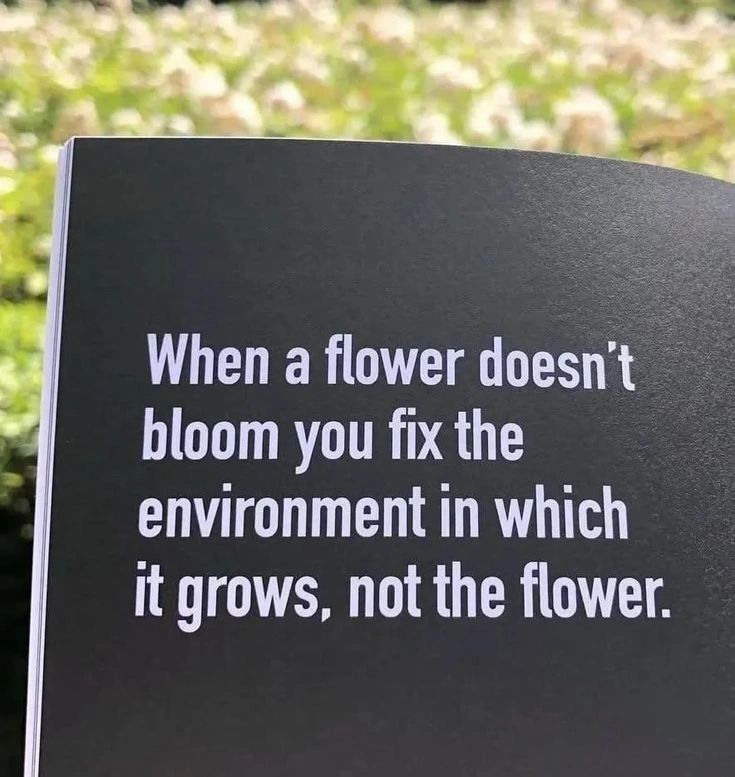
#> input picture Audio_Automation/image.jpeg, 735 x 777 px
$ python image_flip.py
#> lines starting #> are read from the running program, lines starting #| are printed output that depends on the picture
# Counting number of pixel on image


#Image fliping in python using PIL library
from PIL import Image
# Open an image file
with Image.open("image.jpeg") as img:
    # Flip the image horizontally
#> img is the input picture: PIL image 735x777 RGB; mean R, G, B 106.7, 105.9, 97.6
    flipped_img = img.transpose(Image.FLIP_LEFT_RIGHT)
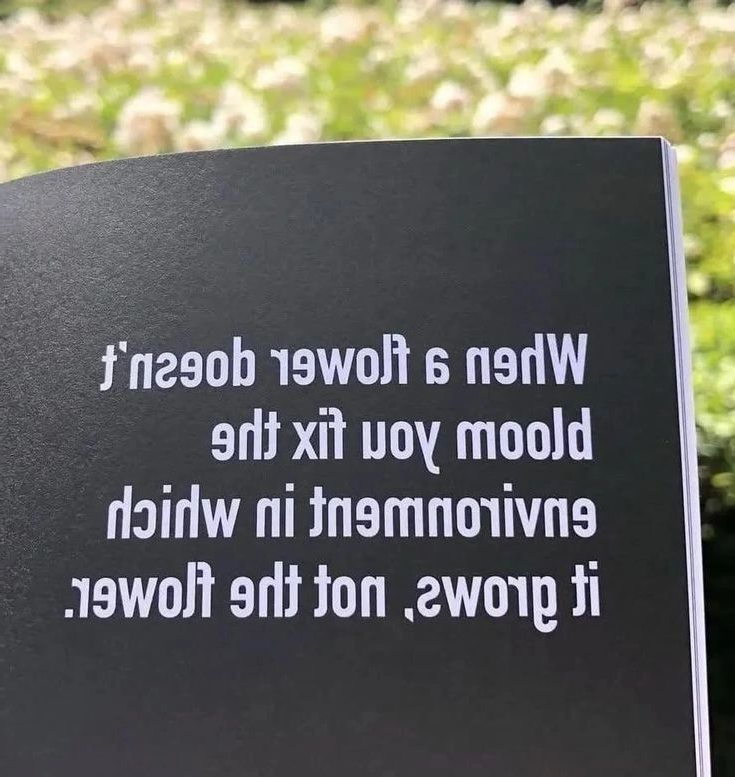
#> flipped_img: PIL image 735x777 RGB; mean R, G, B 106.7, 105.9, 97.6
    # Save the flipped image to a new file
    flipped_img.save("flipped_image.jpg")
    print("Flipped image saved as flipped_image.jpg")

# Extracting text from image using pytesseract
try:
    import pytesseract
except Exception as e:
    import sys
    print("pytesseract is not installed or could not be imported:", e, file=sys.stderr)
    print("Install with: pip install pytesseract and make sure the Tesseract OCR engine is installed and on PATH.", file=sys.stderr)
    pytesseract = None

from PIL import Image
# Open an image file
if pytesseract is not None:
#> (the run stopped early here; a loop or call above may not have finished)
